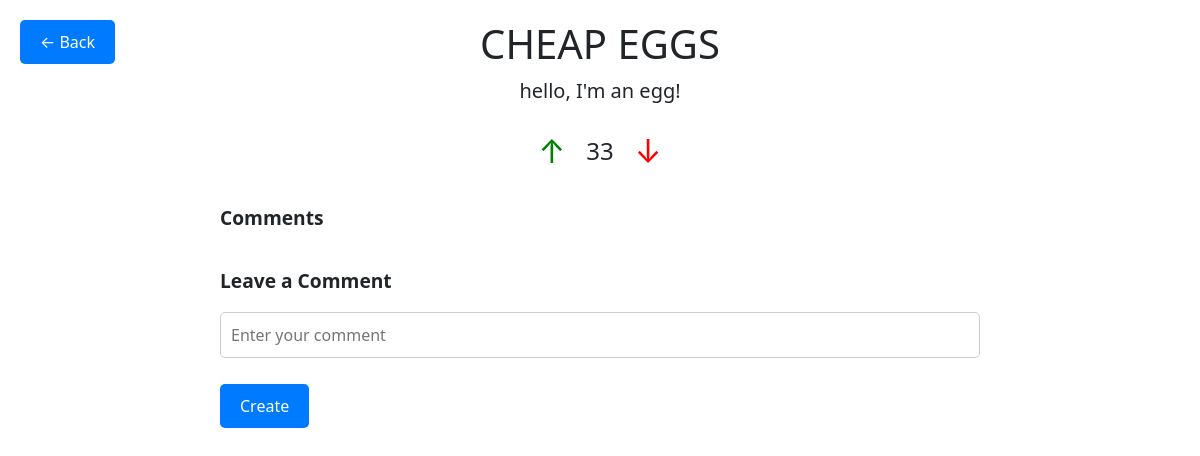
/app/post/10/, run on an earlier commit of the app's database.
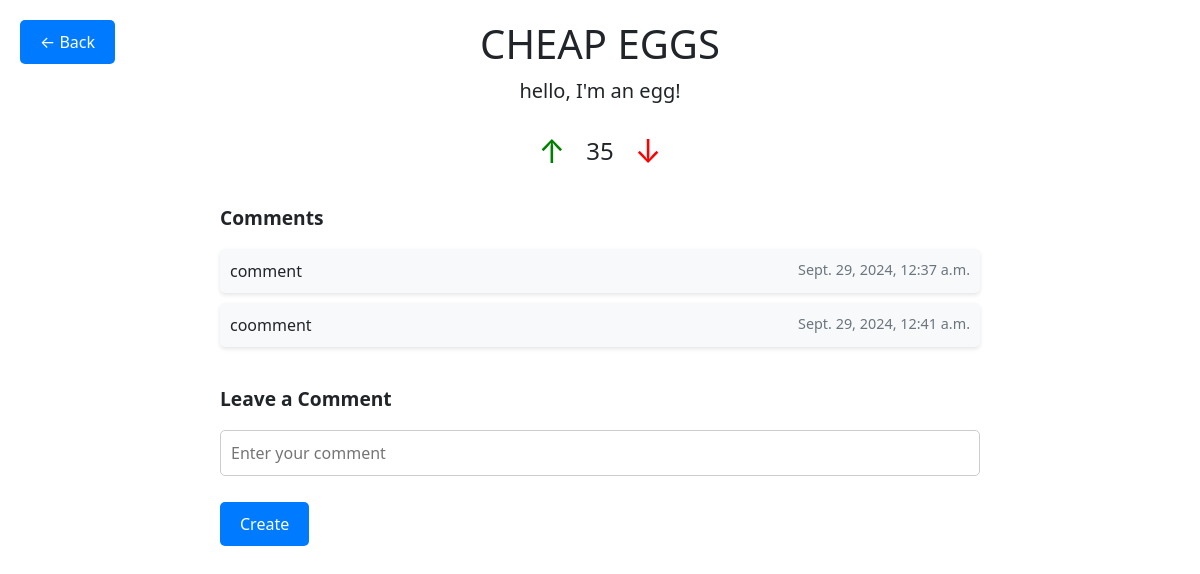
And on a later commit of the database.
### deals/models.py (models this page shows, shortened)
class Post(models.Model):
    product_name = models.CharField(max_length=200)
    location_name = models.CharField(max_length = 200)
    location_street_address = models.CharField(max_length = 200)
    location_lat = models.FloatField(default = 36.1446206)
    location_long = models.FloatField(default = -86.8032659)
    info_text = models.CharField(max_length = 500)
    score = models.IntegerField(default = 0)
    post_date = models.DateTimeField("date posted")
    tags = models.ManyToManyField(Tag)

class Comment(models.Model):
    post = models.ForeignKey(Post, on_delete=models.CASCADE)
    body_text = models.CharField(max_length=1000)
    post_date = models.DateTimeField("date posted")

### deals/views.py (the view)
# urls.py: path("post/<int:post_id>/", views.detail, name="detail"),
def detail(request, post_id: int) -> HttpResponse:
    post = get_object_or_404(Post, pk=post_id)
    return render(request, "deals/detail.html", {"post": post})

### deals/templates/deals/detail.html (shortened to what this page needs)
<!DOCTYPE html>
<html lang="en">
<head>
    <link href="https://cdn.jsdelivr.net/npm/bootstrap@5.3.0-alpha1/dist/css/bootstrap.min.css" rel="stylesheet">
</head>
<body>
    <a href="{% url 'deals:home'%}" class="back-button">← Back </a>
    <div class="page-container">
        <h1>{{ post.product_name }}</h1>
        <p class="lead text-center">{{ post.info_text }}</p>
        <form method="post" action="{% url 'deals:vote' post.id %}">
            <div class="vote-section">
                <button type="submit" name="upvote" class="vote-btn upvote">↑</button>
                <h3 id="score">{{ post.score }}</h3>
                <button type="submit" name="downvote" class="vote-btn downvote">↓</button>
            </div>
        </form>
        <div class="comment-list">
            <h2 class="comment-heading">Comments</h2>
            <ul class="list-unstyled">
                {% for comment in post.comment_set.all %}
                    <li class="comment-item">
                        {{ comment.body_text }}
                        <span class="comment-date">{{ comment.post_date }}</span>
                    </li>
                {% endfor %}
            </ul>
        </div>
        <div class="comment-section">
            <h2 class="comment-heading">Leave a Comment</h2>
            <form action="{% url 'deals:commenthandler' post.id%}" method="post">
                <fieldset>
                    <p>
                        <input type="text" name="comment_text" class="comment-input" placeholder="Enter your comment" required />
                    </p>
                </fieldset>
                <input type="submit" value="Create" class="submit-btn">
            </form>
        </div>
    </div>
</body>
</html>

### deals/templates/deals/detail.html (style rules this page uses)
.page-container { max-width: 800px; margin: 0 auto; padding: 20px; position: relative; }
.back-button { position: fixed; top: 20px; left: 20px; font-size: 16px; background-color: #007bff; color: white; padding: 10px 20px; border-radius: 5px; text-decoration: none; transition: background-color 0.3s; z-index: 1000; }
h1, h3 { text-align: center; }
.comment-list { margin-top: 30px; }
.comment-item { margin-bottom: 10px; padding: 10px; background-color: #f8f9fa; border-radius: 5px; box-shadow: 0px 2px 4px rgba(0, 0, 0, 0.1); position: relative; }
.comment-date { position: absolute; right: 10px; top: 10px; font-size: 0.9rem; color: #6c757d; }
.vote-section { display: flex; justify-content: center; align-items: center; margin-top: 20px; }
.vote-btn { background-color: transparent; border: none; font-size: 32px; cursor: pointer; }
.vote-btn.upvote { color: green; }
.vote-btn.downvote { color: red; }
#score { margin: 0 15px; font-size: 24px; }
.comment-section { margin-top: 40px; }
.comment-input { width: 100%; padding: 10px; margin-bottom: 10px; border: 1px solid #ccc; border-radius: 5px; }
.submit-btn { background-color: #007bff; color: white; border: none; padding: 10px 20px; border-radius: 5px; cursor: pointer; }
.comment-heading { margin-bottom: 20px; font-size: 1.2rem; font-weight: bold; }

What changed in the data, as far as the page shows it:
changed Post "CHEAP EGGS": score "33" → "35"
added Comment: body_text "comment", post_date "Sept. 29, 2024, 12:37 a.m."
added Comment: body_text "coomment", post_date "Sept. 29, 2024, 12:41 a.m."
